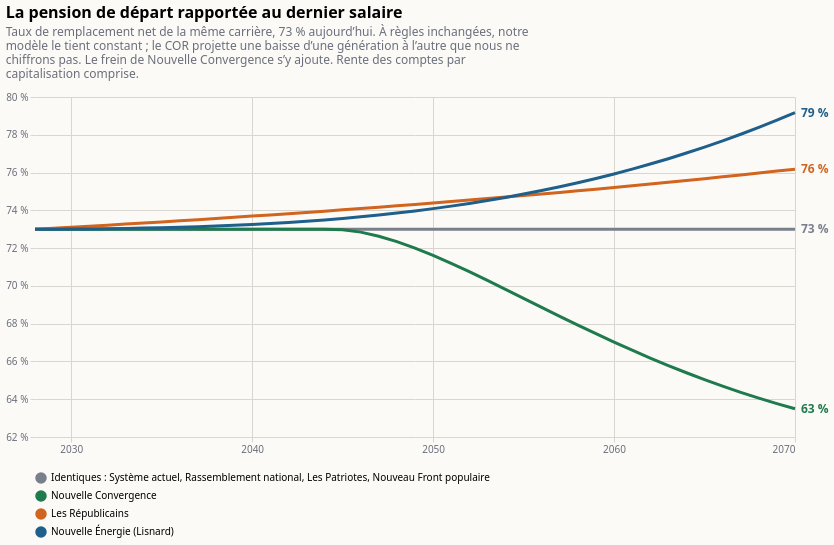

Express this chart as Vega-Lite.
### Vega-Lite specification from a JSON file in a GitHub repository (floating-point values rounded to 4 significant figures; data arrays with more than 128 entries replaced by an {"elided": "..."} marker saying what was removed)
{"$schema": "https://vega.github.io/schema/vega-lite/v6.json", "title": {"text": "La pension de départ rapportée au dernier salaire", "subtitle": ["Taux de remplacement net de la même carrière, 73 % aujourd’hui. À règles inchangées, notre", "modèle le tient constant ; le COR projette une baisse d’une génération à l’autre que nous ne", "chiffrons pas. Le frein de Nouvelle Convergence s’y ajoute. Rente des comptes par", "capitalisation comprise."], "anchor": "start", "fontSize": 16, "subtitleColor": "#6b6f7b", "subtitlePadding": 6, "offset": 12}, "background": "#fbfaf7", "config": {"font": "system-ui, sans-serif", "axis": {"gridColor": "#d9d6cf", "labelColor": "#6b6f7b", "domain": false, "tickColor": "#d9d6cf"}, "legend": {"orient": "bottom", "columns": 3, "labelLimit": 2000, "symbolOpacity": 1}, "view": {"stroke": null}}, "width": 760, "height": 340, "data": {"values": {"elided": "172 records"}}, "encoding": {"x": {"field": "annee", "type": "quantitative", "scale": {"domain": [2028, 2070]}, "axis": {"format": "d", "title": null, "values": [2030, 2040, 2050, 2060, 2070]}}, "y": {"field": "valeur", "type": "quantitative", "scale": {"zero": false, "padding": 12}, "axis": {"title": null, "labelExpr": "format(datum.value * 100, '.0f') + ' %'", "tickCount": 7}}, "color": {"field": "programme", "type": "nominal", "title": null, "sort": ["Identiques : Système actuel, Rassemblement national, Les Patriotes, Nouveau Front populaire", "Nouvelle Convergence", "Les Républicains", "Nouvelle Énergie (Lisnard)"], "scale": {"domain": ["Identiques : Système actuel, Rassemblement national, Les Patriotes, Nouveau Front populaire", "Nouvelle Convergence", "Les Républicains", "Nouvelle Énergie (Lisnard)"], "range": ["#7a7f8c", "#1f7a4d", "#d1641f", "#1f5f8b"]}, "legend": {"orient": "bottom", "columns": 1, "labelLimit": 2000}}}, "layer": [{"mark": {"type": "line", "strokeWidth": 3}}, {"data": {"values": [{"annee": 2070, "programme": "Identiques : Système actuel, Rassemblement national, Les Patriotes, Nouveau Front populaire", "valeur": 0.73, "etiquette": "73 %"}, {"annee": 2070, "programme": "Nouvelle Convergence", "valeur": 0.635, "etiquette": "63 %"}, {"annee": 2070, "programme": "Les Républicains", "valeur": 0.7618, "etiquette": "76 %"}, {"annee": 2070, "programme": "Nouvelle Énergie (Lisnard)", "valeur": 0.7917, "etiquette": "79 %"}]}, "mark": {"type": "text", "align": "left", "dx": 6, "fontSize": 12, "fontWeight": "bold"}, "encoding": {"text": {"field": "etiquette"}}}]}
